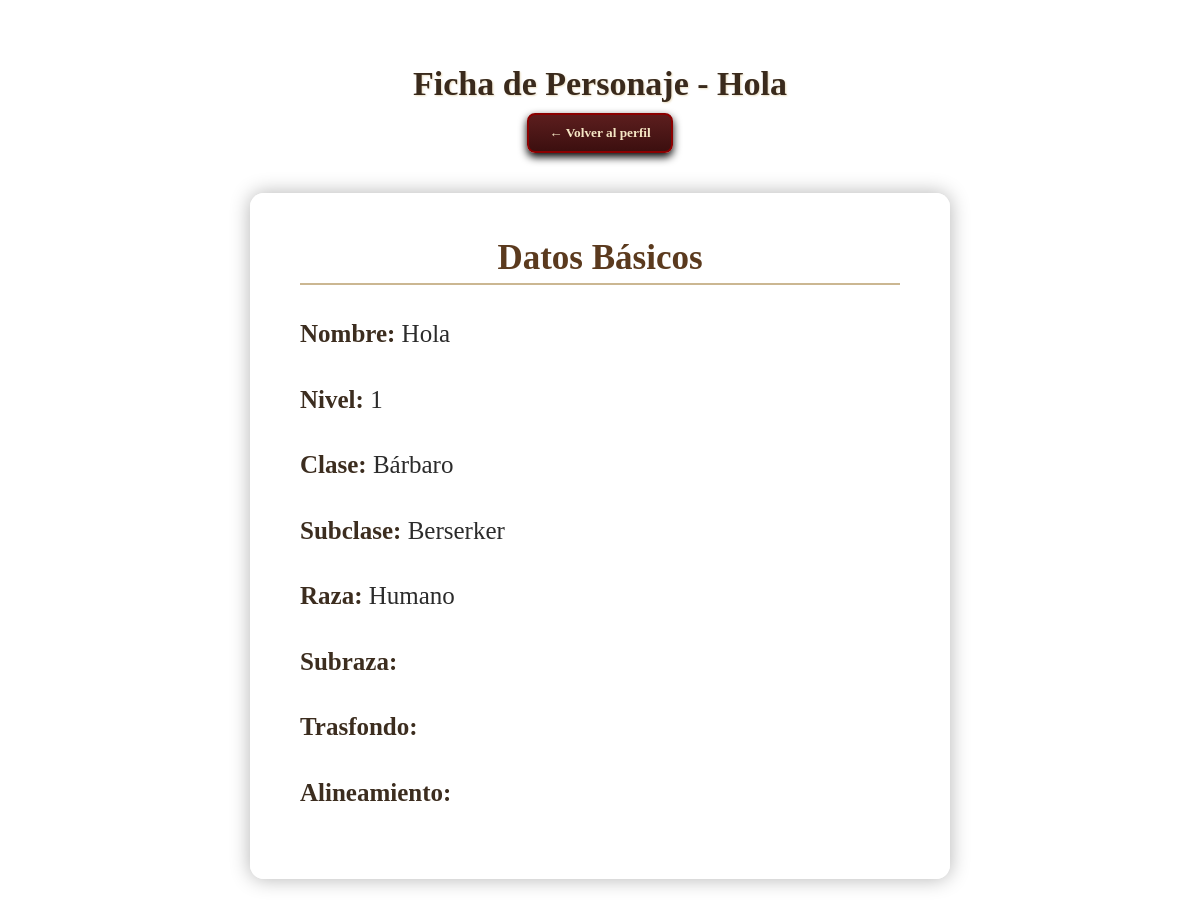
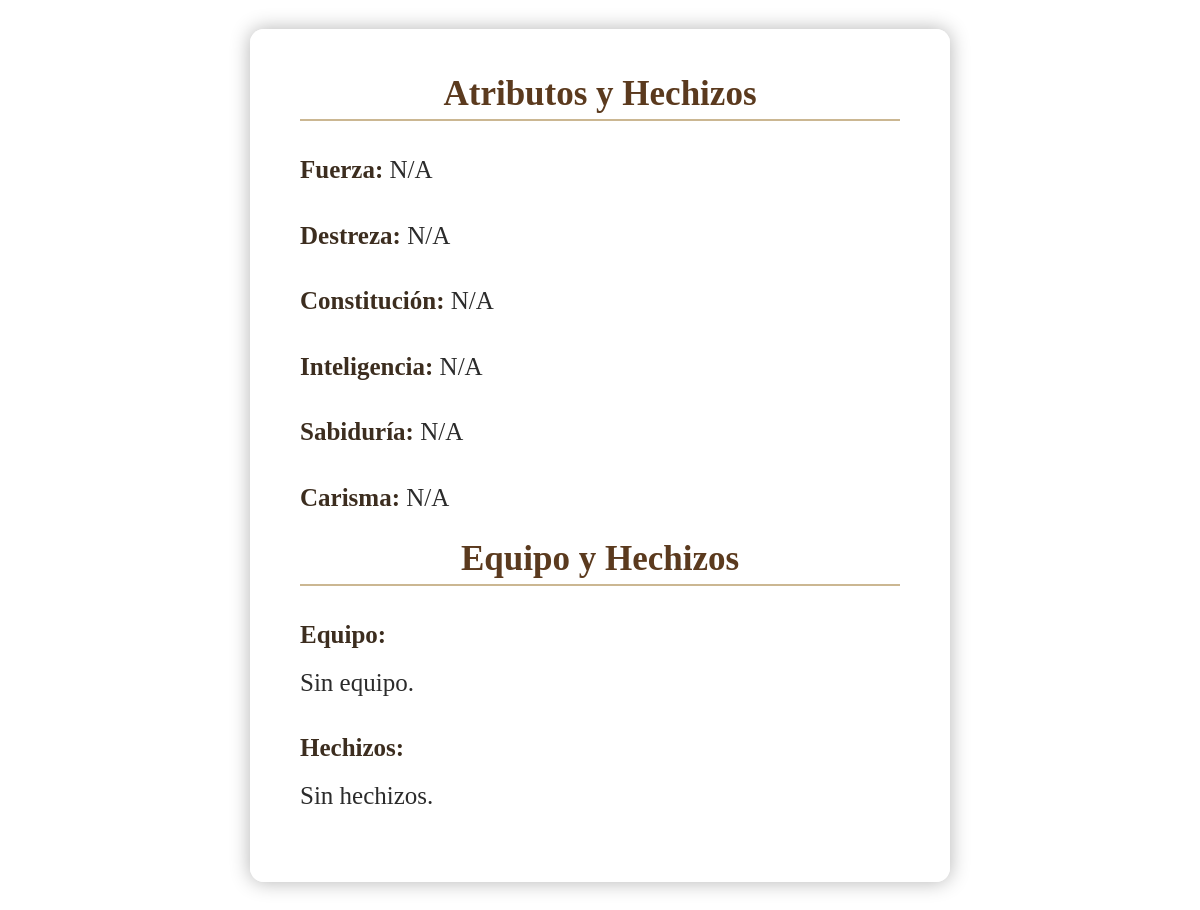
/Fichas/ver_ficha.php?id=15 (signed in), run on the app's committed database (2 pictures, top to bottom).
### tables this page shows
CREATE TABLE `fichas` (
  `id` int(11) NOT NULL,
  `usuario_id` int(11) NOT NULL,
  `nombre` varchar(255) NOT NULL,
  `nivel` int(11) NOT NULL,
  `clase` varchar(100) NOT NULL,
  `subclase` varchar(100) DEFAULT NULL,
  `raza` varchar(100) NOT NULL,
  `subraza` varchar(100) DEFAULT NULL,
  `trasfondo` text DEFAULT NULL,
  `alineamiento` varchar(100) DEFAULT NULL,
  `imagen` varchar(255) DEFAULT NULL,
  `fuerza` int(11) DEFAULT NULL,
  `destreza` int(11) DEFAULT NULL,
  `constitucion` int(11) DEFAULT NULL,
  `inteligencia` int(11) DEFAULT NULL,
  `sabiduria` int(11) DEFAULT NULL,
  `carisma` int(11) DEFAULT NULL,
  `equipo` text DEFAULT NULL,
  `hechizos` text DEFAULT NULL
);

### Fichas/ver_ficha.php (the view, shortened to what this page needs)
<?php
require_once '../conexion.php';
$id_ficha = intval($_GET['id']);
$usuario_id = $_SESSION['usuario_id'];
try {
    $query = "SELECT * FROM fichas WHERE id = :id AND usuario_id = :usuario_id";
    $stmt = $pdo->prepare($query);
    $stmt->execute(['id' => $id_ficha, 'usuario_id' => $usuario_id]);
    $ficha = $stmt->fetch(PDO::FETCH_ASSOC);
} catch (Exception $e) {
    echo "Error al obtener la ficha: " . $e->getMessage();
    exit();
}
?>
<!DOCTYPE html>
<html lang="es">
<head>
</head>
<body>
<header>Ficha de Personaje - <?php echo htmlspecialchars($ficha['nombre']); ?></header>
<div class="volver">
    <button onclick="window.location.href='../Php/perfil.php'">← Volver al perfil</button>
</div>
<div class="book">
    <div class="page">
        <h2>Datos Básicos</h2>
        <p><strong>Nombre:</strong> <?php echo htmlspecialchars($ficha['nombre']); ?></p>
        <p><strong>Nivel:</strong> <?php echo htmlspecialchars($ficha['nivel']); ?></p>
        <p><strong>Clase:</strong> <?php echo htmlspecialchars($ficha['clase']); ?></p>
        <p><strong>Subclase:</strong> <?php echo htmlspecialchars($ficha['subclase']); ?></p>
        <p><strong>Raza:</strong> <?php echo htmlspecialchars($ficha['raza']); ?></p>
        <p><strong>Subraza:</strong> <?php echo htmlspecialchars($ficha['subraza']); ?></p>
        <p><strong>Trasfondo:</strong> <?php echo htmlspecialchars($ficha['trasfondo']); ?></p>
        <p><strong>Alineamiento:</strong> <?php echo htmlspecialchars($ficha['alineamiento']); ?></p>
    </div>
    <div class="page">
        <h2>Atributos y Hechizos</h2>
        <p><strong>Fuerza:</strong> <?php echo htmlspecialchars($ficha['fuerza'] ?? 'N/A'); ?></p>
        <p><strong>Destreza:</strong> <?php echo htmlspecialchars($ficha['destreza'] ?? 'N/A'); ?></p>
        <p><strong>Constitución:</strong> <?php echo htmlspecialchars($ficha['constitucion'] ?? 'N/A'); ?></p>
        <p><strong>Inteligencia:</strong> <?php echo htmlspecialchars($ficha['inteligencia'] ?? 'N/A'); ?></p>
        <p><strong>Sabiduría:</strong> <?php echo htmlspecialchars($ficha['sabiduria'] ?? 'N/A'); ?></p>
        <p><strong>Carisma:</strong> <?php echo htmlspecialchars($ficha['carisma'] ?? 'N/A'); ?></p>
        <h2>Equipo y Hechizos</h2>
        <p><strong>Equipo:</strong><br><?php echo nl2br(htmlspecialchars($ficha['equipo'] ?? 'Sin equipo.')); ?></p>
        <p><strong>Hechizos:</strong><br><?php echo nl2br(htmlspecialchars($ficha['hechizos'] ?? 'Sin hechizos.')); ?></p>
    </div>
</div>
</body>
</html>

### Fichas/ver_ficha.php (style rules this page uses)
* { margin: 0; padding: 0; box-sizing: border-box; }
body { background-image: url('https://st5.depositphotos.com/1001735/64454/i/450/depositphotos_644548132-stock-photo-old-yellowed-open-book-black.jpg'); background-size: cover; background-position: center center; background-repeat: no-repeat; font-family: 'Georgia', serif; color: #2b2b2b; padding: 40px 20px; }
header { text-align: center; padding: 25px 0 10px; color: #3a2a1c; font-size: 34px; font-weight: bold; text-shadow: 1px 1px 2px #e9ddc2; }
.volver { text-align: center; margin-bottom: 40px; }
.volver button { background: linear-gradient(to bottom, #5c1e1e, #3c0f0f); color: #f5e6c4; padding: 10px 20px; border: 2px solid #8b0000; border-radius: 8px; font-weight: bold; font-family: 'Cinzel', serif; cursor: pointer; transition: all 0.3s ease; box-shadow: 0 4px 8px #000; }
.book { display: flex; justify-content: center; flex-wrap: wrap; gap: 60px; padding: 0 20px; }
.page { background-color: rgba(255, 255, 255, 0.95); padding: 45px 50px; border-radius: 14px; width: 700px; max-width: 95vw; box-shadow: 0 0 20px rgba(0,0,0,0.3); }
.page h2 { text-align: center; font-size: 35px; color: #5b3a1e; border-bottom: 2px solid #cbb792; margin-bottom: 25px; padding-bottom: 5px; }
.page p { font-size: 25px; margin-bottom: 18px; line-height: 1.9; }
.page strong { color: #3c2d1f; }

### data on the page
fichas: nombre "Hola", nivel "1", clase "Bárbaro", subclase "Berserker", raza "Humano", fuerza "N/A", destreza "N/A", constitucion "N/A", inteligencia "N/A", sabiduria "N/A", carisma "N/A", equipo "Sin equipo.", hechizos "Sin hechizos."
